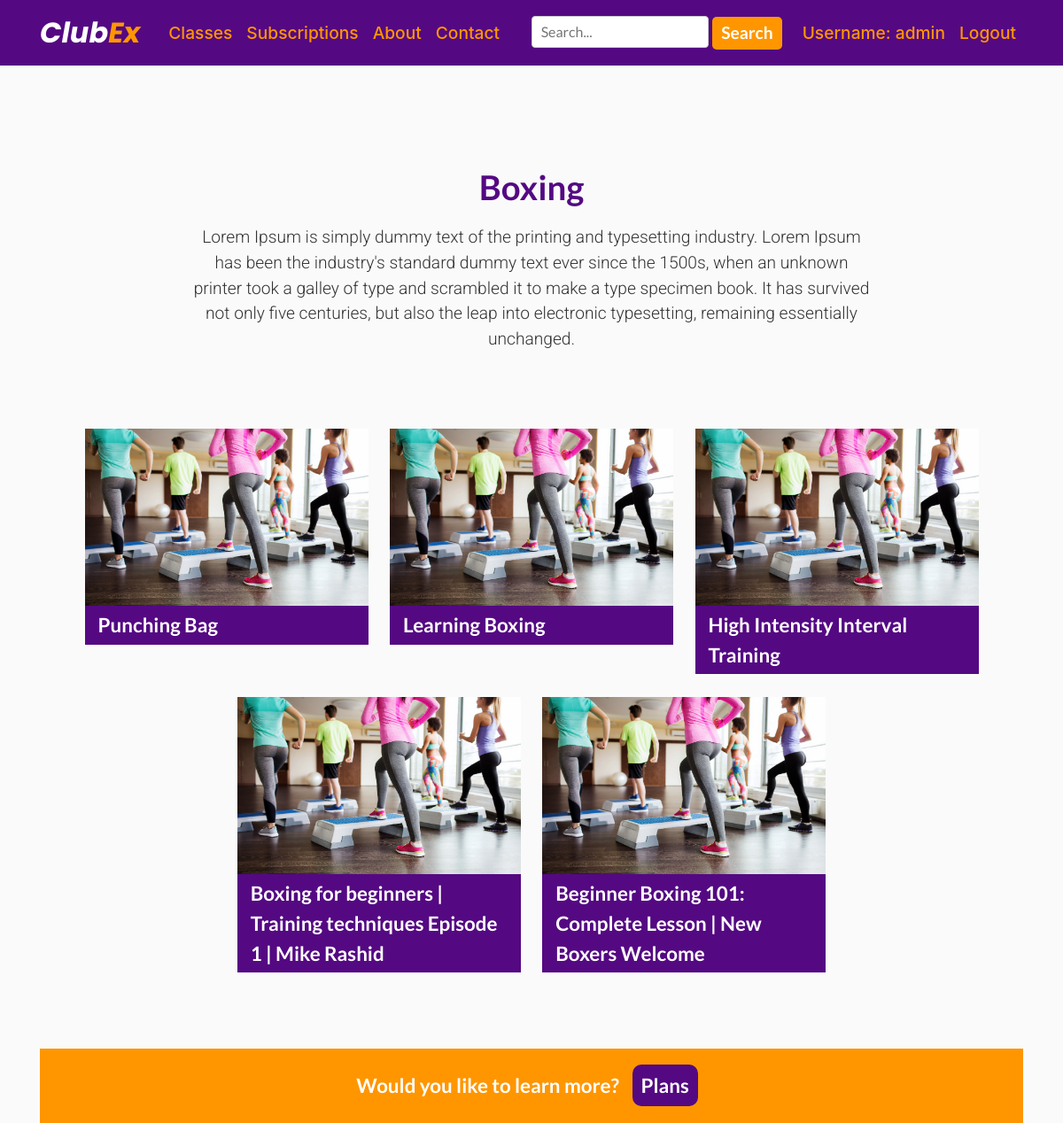
Page /classes/boxing/ (signed in) on the earlier database version.
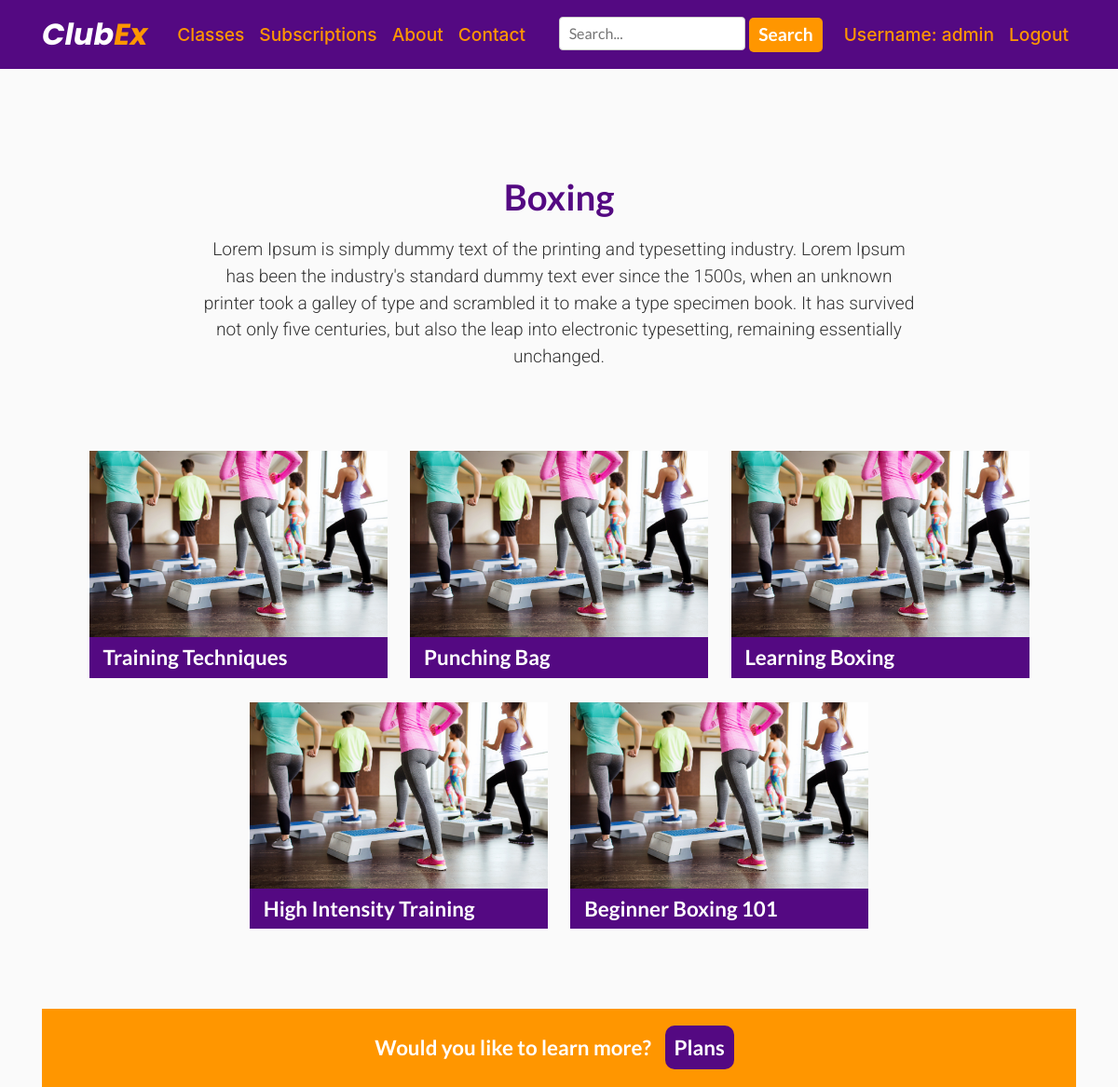
Same page on the later database version.
### ClubEx/models.py (models this page shows, shortened)
class Video(models.Model):
    category = models.CharField(max_length=200)
    video_name = models.CharField(max_length=200)
    video_thumbnail = models.ImageField(null=True, blank=True)
    video = EmbedVideoField()
    content = models.TextField()
    video_views = models.IntegerField(default=0, null=True, blank=True)
    class Meta:
        ordering = ('-video_name',)

### ClubEx/views.py (the view)
# urls.py: path('classes/boxing/', views.classes_boxing, name='classes_boxing'),
@login_required
def classes_boxing(request):
    obj = Video.objects.filter(category='Boxing')
    return render(request, 'clubex/boxing.html', {'obj': obj})

### ClubEx/templates/ClubEx/boxing.html (shortened to what this page needs)
{% extends "ClubEx/base.html" %}
{% load static %}
{% block content %}
<!DOCTYPE html>
<html lang="en">
<head>
    <link rel="stylesheet" href="https://stackpath.bootstrapcdn.com/bootstrap/4.5.2/css/bootstrap.min.css">
    <Link rel="stylesheet" href="{% static 'ClubEx/style.css' %}" type="text/css" >
    <Link rel="stylesheet" href="{% static 'ClubEx/newstyle.css' %}" type="text/css" >
</head>
<body>
  <div class="section">
      <div class="container intro">
        <h1>Boxing</h1>
        <p>Lorem Ipsum is simply dummy text of the printing and typesetting industry. Lorem Ipsum has been the industry's standard dummy text ever since the 1500s, when an unknown printer took a galley of type and scrambled it to make a type specimen book. It has survived not only five centuries, but also the leap into electronic typesetting, remaining essentially unchanged.</p>
      </div>
  </div>
  <div class="container">
      <ul id="classportfolio">
        {% for i in obj %}
          <li>
              <a href=" {% url 'video_details' i.id %}">
                  <div class="portfolioimg">
                      <img src="../../../media/aerobics.jpg" alt="#" width="320" height="200">
                  </div>
                  <p>{{ i.video_name }}</p>
              </a>
          </li>
        {% endfor %}
      </ul>
  </div>
  <div class="cta">
    <div class="container">
      <p class="ctatext">Would you like to learn more?</p>
      <p><a href="{% url 'plans' %}">Plans</a></p>
    </div>
  </div>
</body>
</html>
{% endblock content %}

### ClubEx/templates/ClubEx/base.html (shortened to what this page needs)
{% load static %}
<!DOCTYPE html>
<html lang="en">
<head>
    <link rel="stylesheet" href="https://stackpath.bootstrapcdn.com/bootstrap/4.5.2/css/bootstrap.min.css">
    <Link rel="stylesheet" href="{% static 'ClubEx/style.css' %}" type="text/css" >
</head>
<body>
    <header class="site-header">
      <nav class="navbar navbar-expand-md navbar-dark bg-steel fixed-top">
        <div class="container">
          <a class="navbar-brand mr-4" href="/">Club<span class="orange">Ex</span></a>
          <div class="collapse navbar-collapse" id="navbarToggle">
            <div class="navbar-nav mr-auto">
              <a class="nav-item nav-link" href="{% url 'classes' %}">Classes</a>
              <a class="nav-item nav-link" href="{% url 'plans' %}">Subscriptions</a>
              <a class="nav-item nav-link" href="{% url 'about' %}">About</a>
              <a class="nav-item nav-link" href="{% url 'contact' %}">Contact</a>
            </div>
              <form id="searchbar" action="{% url 'videos' %}" method="get">
                  <input name="q" type="text" placeholder="Search..." aria-label="Search" autocomplete="on">
                  <button class="btn btn-outline-success my-2 my-sm-0" type=submit>Search</button>
              </form>
            <div class="navbar-nav">
                {% if user.is_authenticated %}
                    <a class="nav-item nav-link" href="{% url 'profile' %}">Username: {{ user.username }}</a>
                    <a class="nav-item nav-link" href="{% url 'logout' %}">Logout</a>
                {% else %}
                    <a class="nav-item nav-link" href="{% url 'login' %}">Login</a>
                    <a class="nav-item nav-link" href="{% url 'register' %}">Register</a>
                {% endif%}
            </div>
          </div>
        </div>
      </nav>
    </header>
    <main role="main" class="container">
      <div class="row">
        <div class="col-md-12">
          {% block content %}
          {% endblock %}
        </div>
      </div>
    </main>
</body>
</html>

### ClubEx/static/ClubEx/style.css (style rules this page uses)
body { background: #fafafa; color: #333333; margin-top: 5rem; text-align: left; }
h1, h2, h3, h4, h5, h6 { color: #444444; }
ul { margin: 0; }
.bg-steel { background-color: #540982; }
.navbar-brand { font-size:2em; font-family:'Poppins', sans-serif; font-style:italic; font-weight:700; }
.orange { color: #ff9600; }
.site-header .navbar-nav .nav-link { font-size:1.2em; font-weight:500; color: #ff9600; transition:color 0.3s; }
#searchbar { margin-right:15px; }
#searchbar input[type=text], select { padding: 5px 10px; font-family:'Lato', sans-serif; border: 1px solid #ccc; border-radius: 4px; box-sizing: border-box; resize: vertical; }
#searchbar button[type=submit] { padding:4px 10px; font-family:'Lato', sans-serif; font-size:1.2em; font-weight:700; text-decoration:none; color:#fff; background-color:#ff9600; border-radius:5px; border:none; transition:background-color 0.5s, color 0.5s; }

### ClubEx/static/ClubEx/newstyle.css (style rules this page uses)
body, html { height: 100%; margin-top: 4rem; }
h1 { margin-bottom:20px; font-family:'Lato', sans-serif; font-size:2.4em; font-weight:700; color:#540982; font-variant-ligatures: none; }
p { font-family:'Roboto', sans-serif; font-size:1.2em; font-weight:300; }
a, a:hover { text-decoration:none; }
.section { margin:0; padding:60px 0; }
.container { text-align:center; }
.intro { max-width:800px; text-align:center; }
.cta { width:100%; padding:25px; background-color:#ff9600; text-align:center; }
.cta p, .hero-text p { display:inline; margin-right:10px; font-family:'Lato', sans-serif; font-size:1.4em; font-weight:700; color:#fff; }
.cta a, .hero-text a, #contactform input[type=submit] { padding:10px; text-decoration:none; color:#fff; background-color:#540982; border-radius:10px; border:none; transition:background-color 0.5s; }
ul { list-style-type:none; }
#classportfolio { margin:0; margin-bottom:70px; padding:0; text-align:center; }
#classportfolio li { display:inline-block; margin:10px; margin-bottom:0; max-width:320px; width:100%; text-align:left; vertical-align:top; }
.portfolioimg { width:100%; height:200px; background-color:#ededed; transition:opacity 0.5s; }
#classportfolio li a p { padding:5px 15px; width:100%; font-family:'Lato', sans-serif; font-size:1.4em; font-weight:700; color:#fff; background-color:#540982; }

Differences in the rows shown:
changed Video: video_name "Boxing for beginners | Training techniques Episode 1 | Mike Rashid" → "Training Techniques"; moves up the list
changed Video: video_name "High Intensity Interval Training" → "High Intensity Training"
changed Video: video_name "Beginner Boxing 101: Complete Lesson | New Boxers Welcome" → "Beginner Boxing 101"
